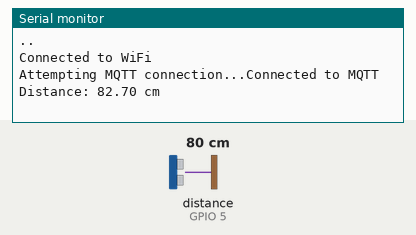
Recording of a sketch running on a simulated ESP32. On the bench: the last lines printed to the serial monitor. Wiring (inferred from the names in the program): ultrasonic range finder: trigger GPIO 18; echo GPIO 5. The inputs (shaded band) are chosen by the test bench; at power-on: distance to the obstacle (sensor on GPIO 5) 80 cm. The echo pulse lasts 58.3 µs per cm; WiFi joins after 1.5 s; servers stay silent unless stated; no MQTT or app messages arrive unless stated.

Above: at 3.2 s.
3.3 s: distance to the obstacle (sensor on GPIO 5) set to 2 cm
At 4.6 s:
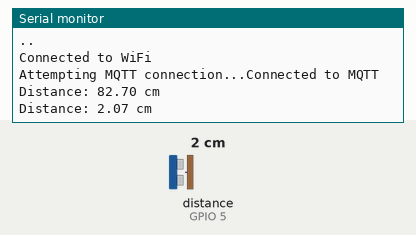
6.0 s: distance to the obstacle (sensor on GPIO 5) set to 4 cm
At 7.4 s:
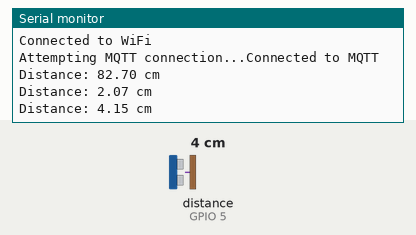
Timing chart, 0 to 9.0 s (numbered marks = the images above; inputs shaded):
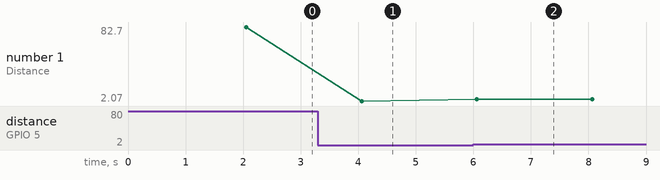

The sketch:

MQTT_Ultrasonic.ino
```cpp
#include <WiFi.h>
#include <PubSubClient.h>

const char* ssid = "Tan";
const char* password = "0186662286tan";
const char* mqtt_server = "broker.hivemq.com";

WiFiClient espClient;
PubSubClient client(espClient);

#define TRIG_PIN 18
#define ECHO_PIN 5

void setup_wifi() {
  WiFi.begin(ssid, password);
  while (WiFi.status() != WL_CONNECTED) {
    delay(1000);
    Serial.print(".");
  }
  Serial.println("\nConnected to WiFi");
}

void reconnect() {
  while (!client.connected()) {
    Serial.print("Attempting MQTT connection...");
    if (client.connect("ESP32Client")) {
      Serial.println("Connected to MQTT");
    } else {
      Serial.print("Failed, retrying in 5 seconds...");
      delay(5000);
    }
  }
}

float getDistance() {
  digitalWrite(TRIG_PIN, LOW);
  delayMicroseconds(2);
  digitalWrite(TRIG_PIN, HIGH);
  delayMicroseconds(10);
  digitalWrite(TRIG_PIN, LOW);
  return pulseIn(ECHO_PIN, HIGH)/56.4;
}

void setup() {
  Serial.begin(115200);
  pinMode(TRIG_PIN, OUTPUT);
  pinMode(ECHO_PIN, INPUT);
  setup_wifi();
  client.setServer(mqtt_server, 1883);
}

void loop() {
  if (!client.connected()) {
    reconnect();
  }
  client.loop();

  float distance = getDistance();
  Serial.print("Distance: ");
  Serial.print(distance);
  Serial.println(" cm");

  char msg[10];
  dtostrf(distance, 6, 2, msg);
  client.publish("esp32/ultrasonic", msg);

  delay(2000);
}
```

Measured:
- after the input at 3.3 s, the serial monitor: prints a new line after 0.76 s (image 1)
- after the input at 6.0 s, the serial monitor: prints a new line after 0.06 s (image 2)
- plotted number 1: 82.7 → 2.07 after the input at 3.3 s, 2.07 → 4.15 after the input at 6.0 s
